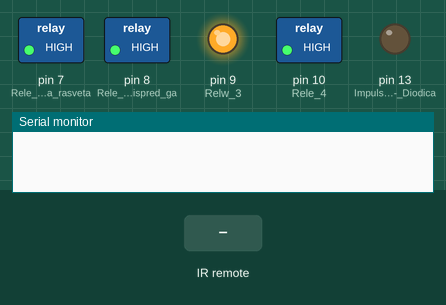
The sketch below on a simulated Arduino Nano, built with avr-gcc and run on an emulated ATmega328P. Parts: switched loads named in the sketch (green lamp = pin HIGH), output pins drawn as LEDs (lit = HIGH), the last lines printed to the serial monitor. The inputs (shaded band) are chosen by the test bench.

Above: at 1.2 s.
1.3 s: infrared code 0xAA07F4 received
At 2.4 s:
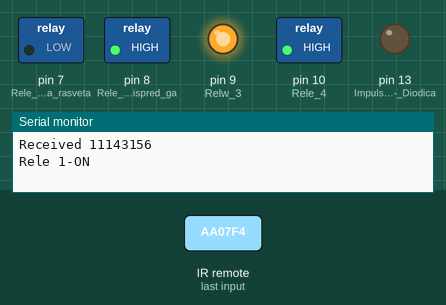
2.8 s: infrared code 0xAA07F8 received
At 3.5 s:
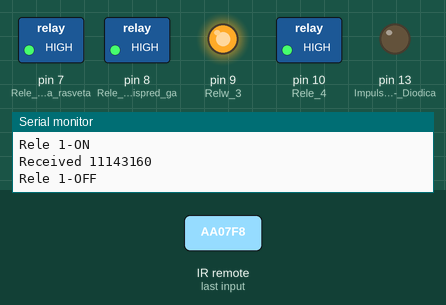
4.3 s: infrared code 0xAA07F2 received
At 4.6 s:
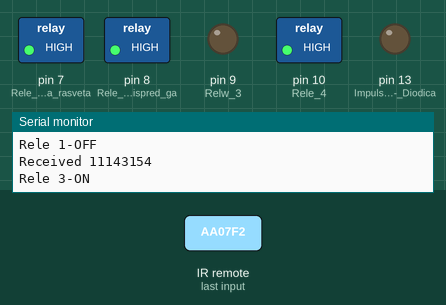
5.8 s: infrared code 0xAA07F6 received
At 7.0 s:
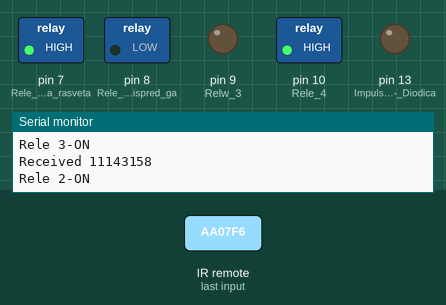
7.3 s: infrared code 0xAA07F1 received
At 8.1 s:
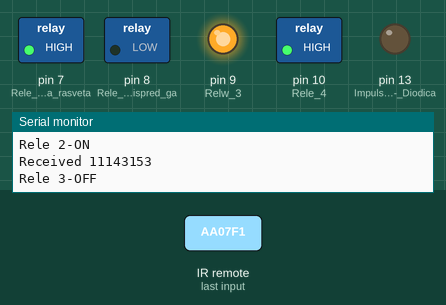
8.8 s: infrared code 0xD5B278 received
At 9.3 s:
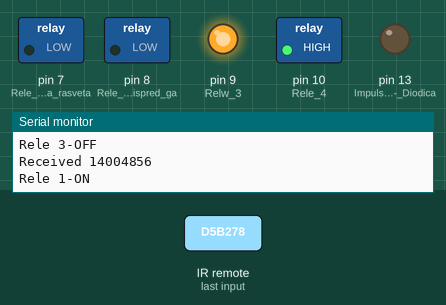
Timing chart, 0 to 11.3 s (numbered marks = the images above; inputs shaded):
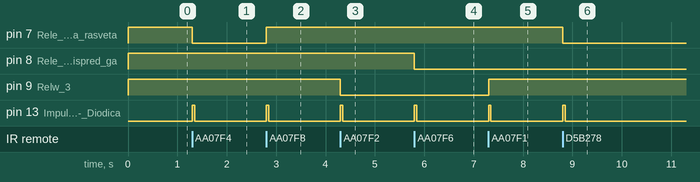

Measured:
- after the input at 1.3 s, pin 7 (Rele_1_-_Dvorisna_rasveta): HIGH → LOW at once; pin 13 (Impulsni_izlaz_-_Diodica): LOW → HIGH at once, → LOW 0.05 s later
- after the input at 2.8 s, pin 7 (Rele_1_-_Dvorisna_rasveta): LOW → HIGH at once; pin 13 (Impulsni_izlaz_-_Diodica): LOW → HIGH at once, → LOW 0.05 s later
- after the input at 4.3 s, pin 9 (Relw_3): HIGH → LOW at once; pin 13 (Impulsni_izlaz_-_Diodica): LOW → HIGH at once, → LOW 0.05 s later
- after the input at 5.8 s, pin 8 (Rele_2_-_Svetlo_ispred_ga): HIGH → LOW at once; pin 13 (Impulsni_izlaz_-_Diodica): LOW → HIGH at once, → LOW 0.05 s later
- after the input at 7.3 s, pin 9 (Relw_3): LOW → HIGH at once; pin 13 (Impulsni_izlaz_-_Diodica): LOW → HIGH at once, → LOW 0.05 s later
- after the input at 8.8 s, pin 7 (Rele_1_-_Dvorisna_rasveta): HIGH → LOW at once; pin 13 (Impulsni_izlaz_-_Diodica): LOW → HIGH at once, → LOW 0.05 s later

The sketch:

RF433_4CH_Prijemnik_NANO_Nezavisan.ino
```cpp
/*
    Prijem signala sa daljinskih upravljaca
    -Prizemlje
    -Prvi sprat

  11.08.2017

  Simple example for receiving
  https://github.com/sui77/rc-switch/


*/

#include <RCSwitch.h>

RCSwitch mySwitch = RCSwitch();

unsigned long int value;

void blink() {                  //  Blink diode pri svakom regularno primljenom Kodu
    digitalWrite(13, HIGH);
    delay(50);
    digitalWrite(13, LOW);
      }


void setup() {

  pinMode(2, INPUT_PULLUP); // RF-ulaz

  pinMode(13, OUTPUT);    // Impulsni izlaz - Diodica na ploci NANO
  digitalWrite(13, LOW);


  pinMode(7, OUTPUT);     //  Rele 1 - Dvorisna rasveta
  pinMode(8, OUTPUT);     //  Rele 2 - Svetlo ispred garaze
  pinMode(9, OUTPUT);     //  Relw 3
  pinMode(10, OUTPUT);    //  Rele 4


  digitalWrite(7, HIGH);
  digitalWrite(8, HIGH);
  digitalWrite(9, HIGH);
  digitalWrite(10, HIGH);


  Serial.begin(9600);

  mySwitch.enableReceive(0);  // Receiver on interrupt 0 => that is pin D2


}

void loop() {


  if (mySwitch.available()) {

  value = mySwitch.getReceivedValue();

    if (value == 0) {
      Serial.print("Unknown encoding");
    }

    else {
      Serial.println("");
      Serial.print("Received ");
      Serial.println(value);

//    Serial.println( mySwitch.getReceivedValue() );

//    Serial.print(" / ");
//    Serial.print( mySwitch.getReceivedBitlength() );
//    Serial.print("bit ");
//    Serial.print("Protocol: ");
//    Serial.println( mySwitch.getReceivedProtocol() );


      switch (value) {

    case 11143156:              //Rele 1
         digitalWrite(7,LOW);
         Serial.print("Rele 1-ON ");
         blink();
      break;

    case 11143160:               //Rele 1
         digitalWrite(7,HIGH);
         Serial.print("Rele 1-OFF ");
         blink();
      break;

    case 11143158:               //Rele 2
         digitalWrite(8,LOW);
         Serial.print("Rele 2-ON ");
         blink();
    break;


    case 11143161:              // Rele 2
         digitalWrite(8,HIGH);
         Serial.print("Rele 2-OFF ");
         blink();
    break;

    case 11143154:              //Rele 3
         digitalWrite(9,LOW);
         Serial.print("Rele 3-ON");
         blink();
    break;

    case 11143153:               //Rele 3
         digitalWrite(9,HIGH);
         Serial.print("Rele 3-OFF");
         blink();
    break;

    case 14004856:              //Rele 1
         digitalWrite(7,LOW);
         Serial.print("Rele 1-ON ");
         blink();
      break;

    case 14004852:               //Rele 1
         digitalWrite(7,HIGH);
         Serial.print("Rele 1-OFF ");
         blink();
      break;

    case 14004850:               //Rele 2
         digitalWrite(8,LOW);
         Serial.print("Rele 2-ON ");
         blink();
    break;


    case 14004849:              // Rele 2
         digitalWrite(8,HIGH);
         Serial.print("Rele 2-OFF ");
         blink();
    break;

    case 14004858:              //Rele 3
         digitalWrite(9,LOW);
         Serial.print("Rele 3-ON");
         blink();
    break;

    case 14004853:               //Rele 3
         digitalWrite(9,HIGH);
         Serial.print("Rele 3-OFF");
         blink();
    break;


    case 12975090:                          //Rele 1  - togle

       if ( digitalRead(7) == LOW  )
                  { digitalWrite(7,HIGH); }
       else
                  { digitalWrite(7,LOW); }
       blink();
       delay (1000);
      break;

    case 12975089:                           //Rele 2 - togle
        if ( digitalRead(8) == LOW  )
                  { digitalWrite(8,HIGH); }
       else
                  { digitalWrite(8,LOW); }
       blink();
       delay (1000);
      break;
      break;

    case 12975096:                          //Rele 3 - togle
         if ( digitalRead(9) == LOW  )
                  { digitalWrite(9,HIGH); }
       else
                  { digitalWrite(9,LOW); }
       blink();
       delay (1000);
      break;
    break;


  }

      }

    mySwitch.resetAvailable();
    delay(100);
  }
}
```
